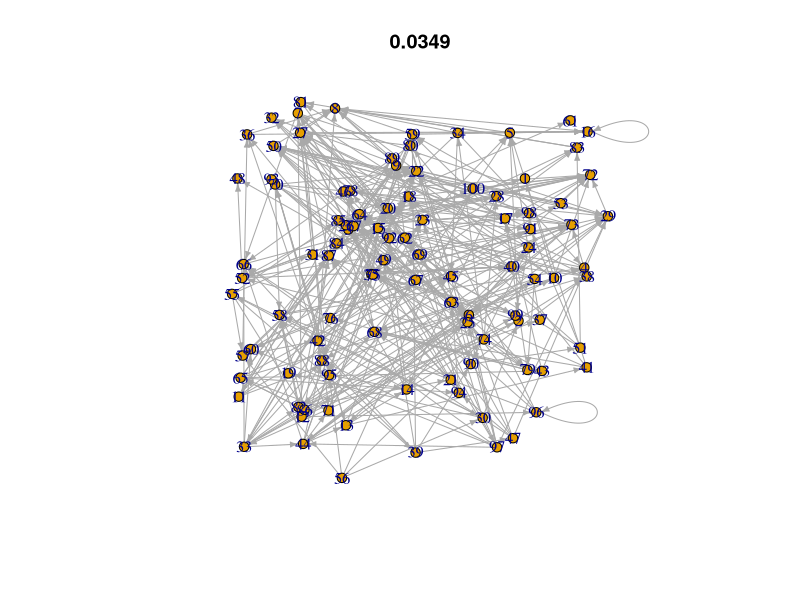

Write the R code that produced this figure.
library(igraph)

#The number of prey species
N <- 100

nv <- runif(N)
C = 0.02
adj_m <- matrix(0,N,N)

disconnected <- TRUE

num_prey <- numeric(N)

basal <- min(nv)
basal_pos <- which(nv == basal)
num_prey[basal_pos] <- NA

while (disconnected == TRUE) {
  
  #which species have no interactions?
  empty <- which(num_prey==0)
  
  
  #Loop over each species to determine range of prey
  for (i in empty) {
    #The niche value of species i
    n <- nv[i]
    
    
    #Define the range
    alpha <- 1
    beta <- (alpha/(2*C)) - alpha
    r <- rbeta(1,alpha,beta)*n
    
    #Define the center of the range
    r1 <- min(r/2,n)
    r2 <- max(r/2,n)
    c <- runif(1,r1,r2)
    
    max_width <- c+(r/2)
    min_width <- c-(r/2)
    
    
    #Which species fall within this range
    num_prey[i] <- 0
    for (j in 1:N) {
      if ((nv[j] < max_width) && (nv[j] > min_width)) {
        #adj_m[i,j] <- 1
        adj_m[j,i] <- 1 #arrow points along trophic flow
        num_prey[i] <- num_prey[i] + 1
      }
    }
    
    
  }
  
  #Is the food web disconnected?
  #rsums <- apply(adj_m,1,sum)
  if (length(which(num_prey == 0)) > 0) {
    disconnected <- TRUE
    
    #remove disconnected species
    rm_sp <- which(num_prey == 0)
    num_rm <- length(rm_sp)
    
    #update niche axis with new values
    new_nv <- runif(N)
    for (j in rm_sp) {
      nv[j] <- new_nv[j]
    }
    
  } else {
    disconnected <- FALSE
  }
  
  
}


g <- graph.adjacency(adj_m, mode = "directed")
#plot(g,layout=layout.reingold.tilford(g,root=basal_pos,flip.y=FALSE),vertex.size=5)


coords <- cbind(runif(N),nv)
plot(g,layout=coords,vertex.size=5,edge.arrow.size=0.4,main=ecount(g)/N^2)


